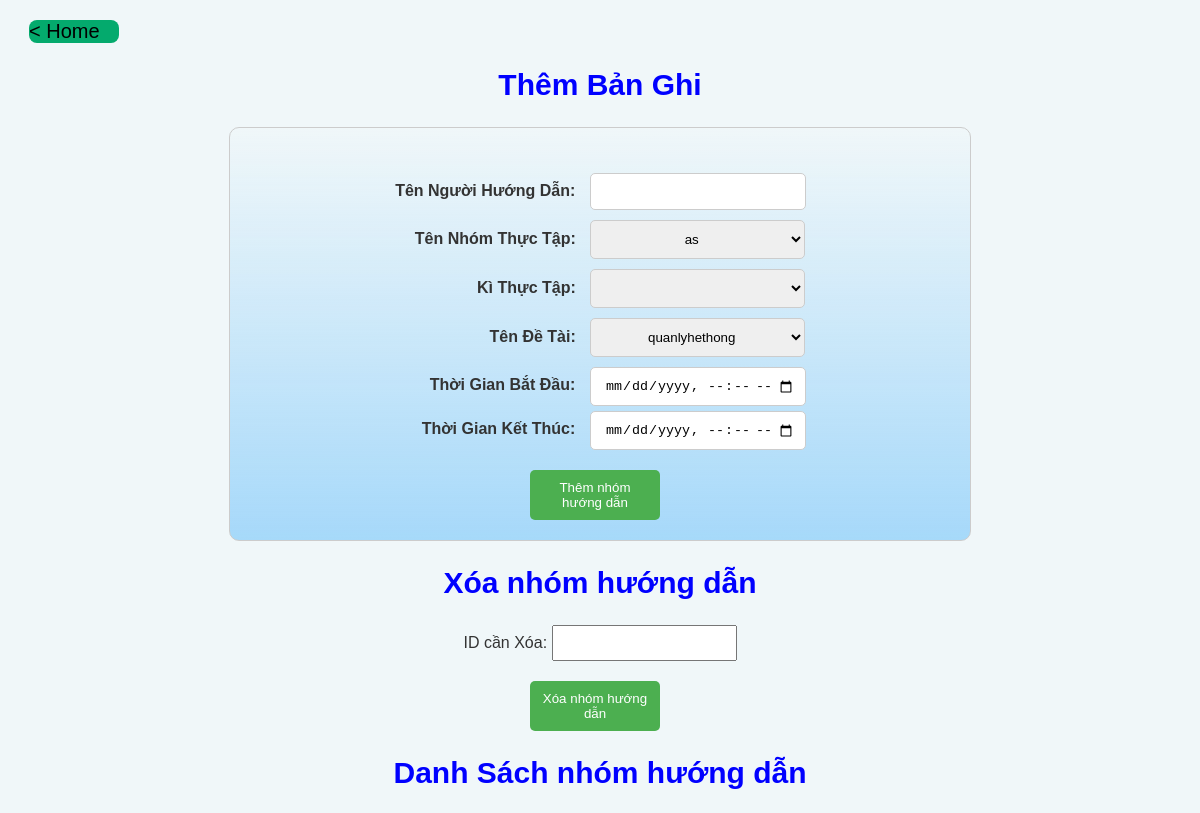
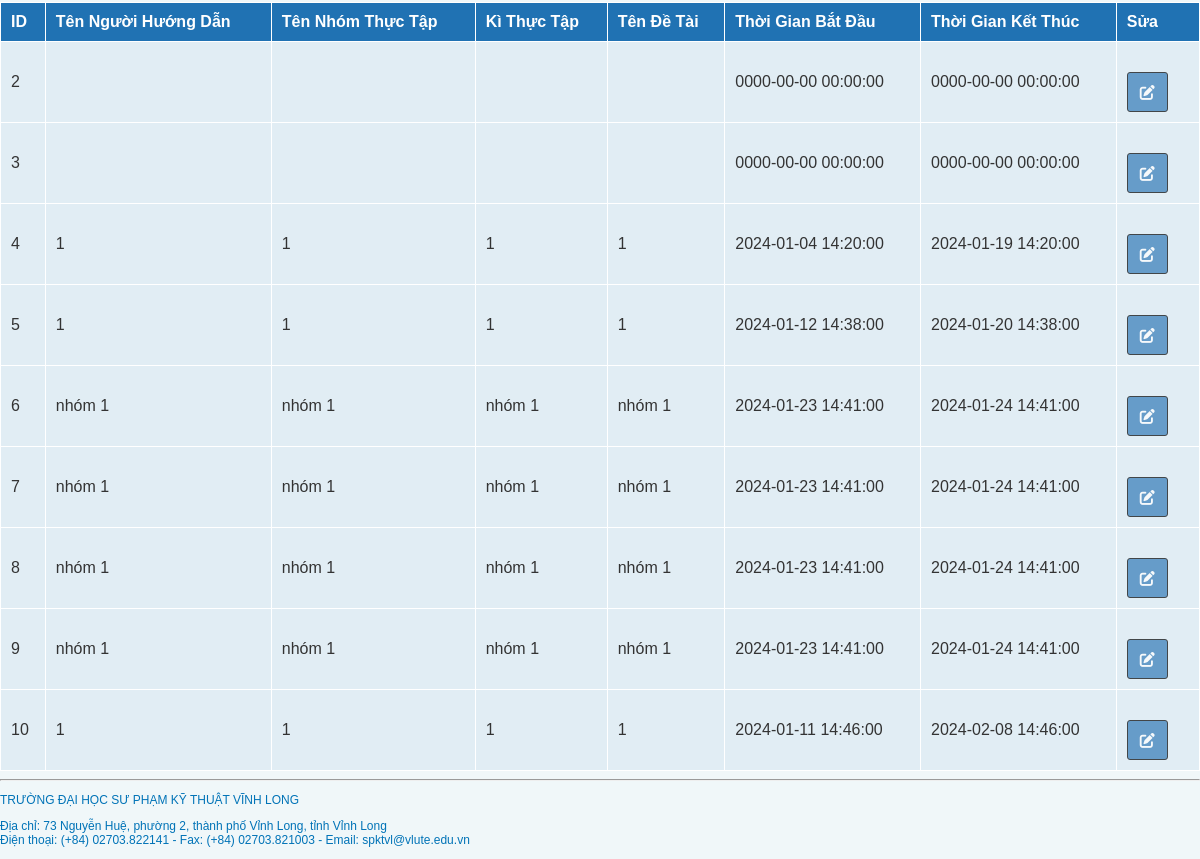
/nhomhd.php, run on an earlier commit of the app's database (2 pictures, top to bottom).
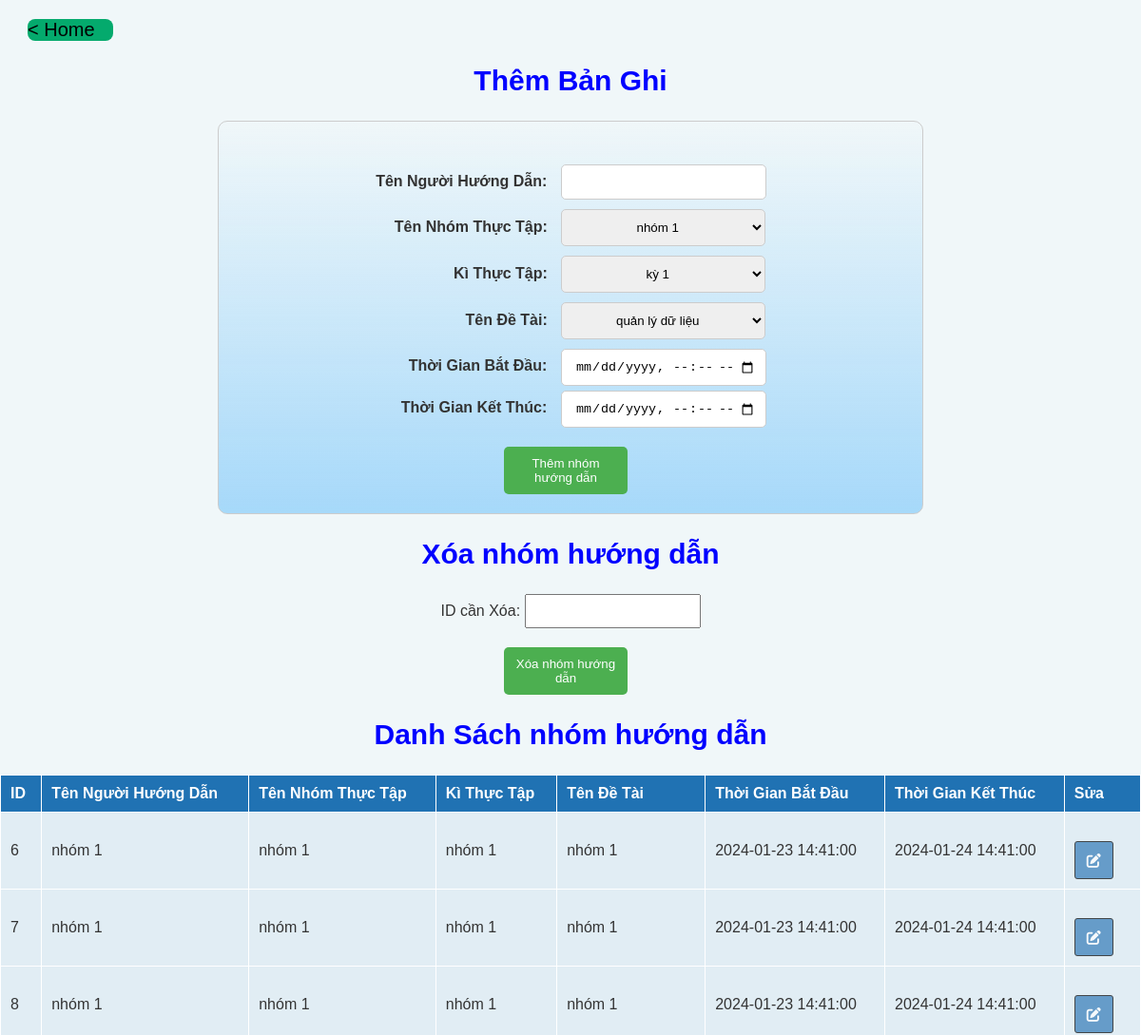
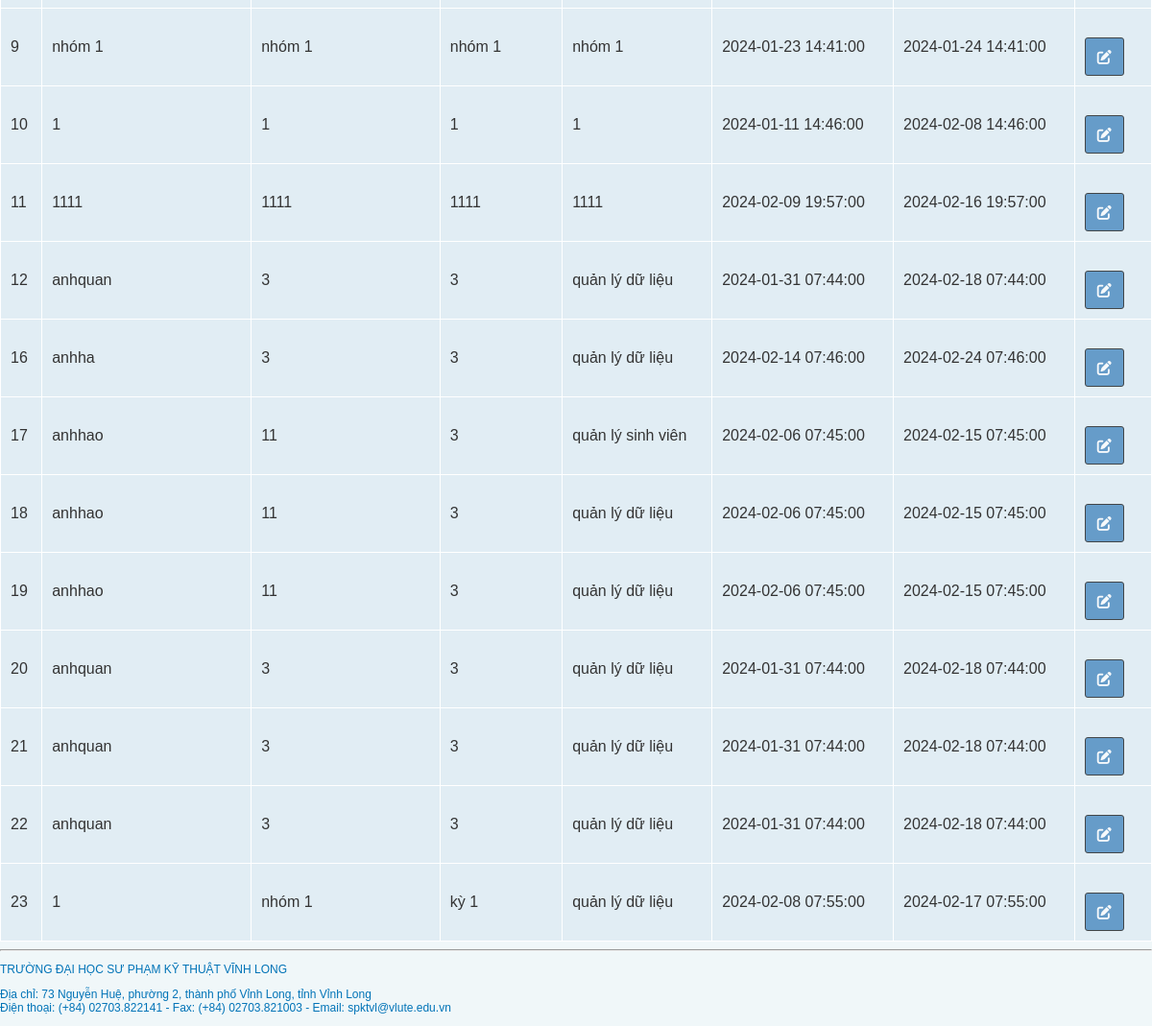
And on a later commit of the database (2 pictures, top to bottom).
### tables this page shows
CREATE TABLE `nhomnguoihd` (
  `id_nhomnguoihd` int(11) NOT NULL,
  `tennguoihuongdan` varchar(100) NOT NULL,
  `tennhomthuctap` varchar(100) NOT NULL,
  `kithuctap` varchar(100) NOT NULL,
  `tendetai` varchar(100) NOT NULL,
  `thoigianbatdau` datetime DEFAULT NULL,
  `thoigianketthuc` datetime DEFAULT NULL
);

### nhomhd.php (the view, shortened to what this page needs)
<?php
$mysqli = new mysqli('localhost', 'root', '', 'quanlysvtt');
function getKythuctapOptions()
{
    global $mysqli;
    $options = array();
    $query = "SELECT * FROM kythuctap";
    $result = $mysqli->query($query);
    if ($result->num_rows > 0) {
        while ($row = $result->fetch_assoc()) {
            $options[$row['tenkythuctap']] = $row['tenkythuctap'];
        }
    }
    return $options;
}
function getNhomttOptions()
{
    global $mysqli;
    $options = array();
    $query = "SELECT * FROM nhomtt";
    $result = $mysqli->query($query);
    if ($result->num_rows > 0) {
        while ($row = $result->fetch_assoc()) {
            $options[$row['tennhom']] = $row['tennhom'];
        }
    }
    return $options;
}
function getTendetaiOptions()
{
    global $mysqli;
    $options = array();
    $query = "SELECT * FROM tendetai";
    $result = $mysqli->query($query);
    if ($result->num_rows > 0) {
        while ($row = $result->fetch_assoc()) {
            $options[$row['tendetai']] = $row['tendetai'];
        }
    }
    return $options;
}
?>
<!DOCTYPE html>
<html lang="en">
<head>
    <link rel="stylesheet" href="https://cdnjs.cloudflare.com/ajax/libs/select2/4.1.0-beta.1/css/select2.min.css">
    <link rel="stylesheet" href="https://use.fontawesome.com/releases/v6.4.2/css/all.css">
</head>
<body>
<div class="home">
        <a href="index.php"> < Home</a>
    </div>
<h2>Thêm Bản Ghi</h2>
<div class="form">
<form method="post" action="nhomhd.php">
    <label>Tên Người Hướng Dẫn:</label>
    <input type="text" name="tennguoihuongdan" required><br>
    <label>Tên Nhóm Thực Tập:</label>
    <select name="tennhomthuctap"  required>
        <?php
        $nhomttOptions = getNhomttOptions();
        foreach ($nhomttOptions as $id => $tennhom) {
            echo "<option value=\"$id\">$tennhom</option>";
        }
        ?>
    </select>
    <br>
    <label>Kì Thực Tập:</label>
    <select name="kithuctap"  required>
        <?php
        $kythuctapOptions = getKythuctapOptions();
        foreach ($kythuctapOptions as $id => $tenkythuctap) {
            echo "<option value=\"$id\">$tenkythuctap</option>";
        }
        ?>
    </select><br>
    <label>Tên Đề Tài:</label>
    <select name="tendetai"  required>
        <?php
        $tendetaiOptions = getTendetaiOptions();
        foreach ($tendetaiOptions as $tendetai) {
            echo "<option value=\"$tendetai\">$tendetai</option>";
        }
        ?>
    </select><br>
    <label>Thời Gian Bắt Đầu:</label>
    <input type="datetime-local" name="thoigianbatdau" required><br>
    <label>Thời Gian Kết Thúc:</label>
    <input type="datetime-local" name="thoigianketthuc" required><br>
    <button type="submit" name="add" >Thêm nhóm hướng dẫn</button>
</form>
</div>
<h2>Xóa nhóm hướng dẫn</h2>
<div class="xoa">
<form method="post" action="nhomhd.php">
    <label>ID cần Xóa:</label>
    <input type="number" name="id_to_delete" required><br>
    <button type="submit" name="delete" >Xóa nhóm hướng dẫn</button>
</form>
</div>
<h2>Danh Sách nhóm hướng dẫn</h2>
<?php
$select_query = "SELECT * FROM nhomnguoihd WHERE id_nhomnguoihd >= 0 AND id_nhomnguoihd <= 999";
$result = $mysqli->query($select_query);
if ($result->num_rows > 0) {
    echo "<table border='1'>";
    echo "<tr><th>ID</th><th>Tên Người Hướng Dẫn</th><th>Tên Nhóm Thực Tập</th><th>Kì Thực Tập</th><th>Tên Đề Tài</th><th>Thời Gian Bắt Đầu</th><th>Thời Gian Kết Thúc</th><th>Sửa</th></tr>";
    while ($row = $result->fetch_assoc()) {
        echo "<tr>";
        echo "<td>" . $row['id_nhomnguoihd'] . "</td>";
        echo "<td>" . $row['tennguoihuongdan'] . "</td>";
        echo "<td>" . $row['tennhomthuctap'] . "</td>";
        echo "<td>" . $row['kithuctap'] . "</td>";
        echo "<td>" . $row['tendetai'] . "</td>";
        echo "<td>" . $row['thoigianbatdau'] . "</td>";
        echo "<td>" . $row['thoigianketthuc'] . "</td>";
        echo "<td><a href='nhomhd.php?id_to_update=" . $row['id_nhomnguoihd'] . "'>
            <button class='btnedit'><i class='fa-solid fa-pen-to-square'></i></button>
        </a>
        </td>";
        echo "</tr>";
    }
    echo "</table>";
} else {
    echo "Không có bản ghi nào được tìm thấy";
}
?>
</body>
 <div class="w3-footer"><hr>
    <span class="text-sm text-blue" style="font-size:12px ; color: #0073B7">
            <p>TRƯỜNG ĐẠI HỌC SƯ PHẠM KỸ THUẬT VĨNH LONG</p>
            <p>Địa chỉ: 73 Nguyễn Huệ, phường 2, thành phố Vỉnh Long, tỉnh Vỉnh Long<br>
            Điện thoại: (+84) 02703.822141 - Fax: (+84) 02703.821003 - Email: spktvl@vlute.edu.vn</p>
        </span>
    </div>
</html>

What changed in the data, as far as the page shows it:
removed nhomnguoihd: id_nhomnguoihd "2", thoigianbatdau "0000-00-00 00:00:00", thoigianketthuc "0000-00-00 00:00:00"
removed nhomnguoihd: id_nhomnguoihd "3", thoigianbatdau "0000-00-00 00:00:00", thoigianketthuc "0000-00-00 00:00:00"
removed nhomnguoihd: id_nhomnguoihd "4", tennguoihuongdan "1", tennhomthuctap "1", kithuctap "1", tendetai "1", thoigianbatdau "2024-01-04 14:20:00", thoigianketthuc "2024-01-19 14:20:00"
removed nhomnguoihd: id_nhomnguoihd "5", tennguoihuongdan "1", tennhomthuctap "1", kithuctap "1", tendetai "1", thoigianbatdau "2024-01-12 14:38:00", thoigianketthuc "2024-01-20 14:38:00"
added nhomnguoihd: id_nhomnguoihd "11", tennguoihuongdan "1111", tennhomthuctap "1111", kithuctap "1111", tendetai "1111", thoigianbatdau "2024-02-09 19:57:00", thoigianketthuc "2024-02-16 19:57:00"
added nhomnguoihd: id_nhomnguoihd "12", tennguoihuongdan "anhquan", tennhomthuctap "3", kithuctap "3", tendetai "quản lý dữ liệu", thoigianbatdau "2024-01-31 07:44:00", thoigianketthuc "2024-02-18 07:44:00"
added nhomnguoihd: id_nhomnguoihd "16", tennguoihuongdan "anhha", tennhomthuctap "3", kithuctap "3", tendetai "quản lý dữ liệu", thoigianbatdau "2024-02-14 07:46:00", thoigianketthuc "2024-02-24 07:46:00"
added nhomnguoihd: id_nhomnguoihd "17", tennguoihuongdan "anhhao", tennhomthuctap "11", kithuctap "3", tendetai "quản lý sinh viên", thoigianbatdau "2024-02-06 07:45:00", thoigianketthuc "2024-02-15 07:45:00"
added nhomnguoihd: id_nhomnguoihd "18", tennguoihuongdan "anhhao", tennhomthuctap "11", kithuctap "3", tendetai "quản lý dữ liệu", thoigianbatdau "2024-02-06 07:45:00", thoigianketthuc "2024-02-15 07:45:00"
added nhomnguoihd: id_nhomnguoihd "19", tennguoihuongdan "anhhao", tennhomthuctap "11", kithuctap "3", tendetai "quản lý dữ liệu", thoigianbatdau "2024-02-06 07:45:00", thoigianketthuc "2024-02-15 07:45:00"
added nhomnguoihd: id_nhomnguoihd "20", tennguoihuongdan "anhquan", tennhomthuctap "3", kithuctap "3", tendetai "quản lý dữ liệu", thoigianbatdau "2024-01-31 07:44:00", thoigianketthuc "2024-02-18 07:44:00"
added nhomnguoihd: id_nhomnguoihd "21", tennguoihuongdan "anhquan", tennhomthuctap "3", kithuctap "3", tendetai "quản lý dữ liệu", thoigianbatdau "2024-01-31 07:44:00", thoigianketthuc "2024-02-18 07:44:00"
added nhomnguoihd: id_nhomnguoihd "22", tennguoihuongdan "anhquan", tennhomthuctap "3", kithuctap "3", tendetai "quản lý dữ liệu", thoigianbatdau "2024-01-31 07:44:00", thoigianketthuc "2024-02-18 07:44:00"
added nhomnguoihd: id_nhomnguoihd "23", tennguoihuongdan "1", tennhomthuctap "nhóm 1", kithuctap "kỳ 1", tendetai "quản lý dữ liệu", thoigianbatdau "2024-02-08 07:55:00", thoigianketthuc "2024-02-17 07:55:00"
Also different on the page:
form field tennhomthuctap: "as" → "nhóm 1"
form field kithuctap: (not shown) → "kỳ 1"
form field tendetai: "quanlyhethong" → "quản lý dữ liệu"
